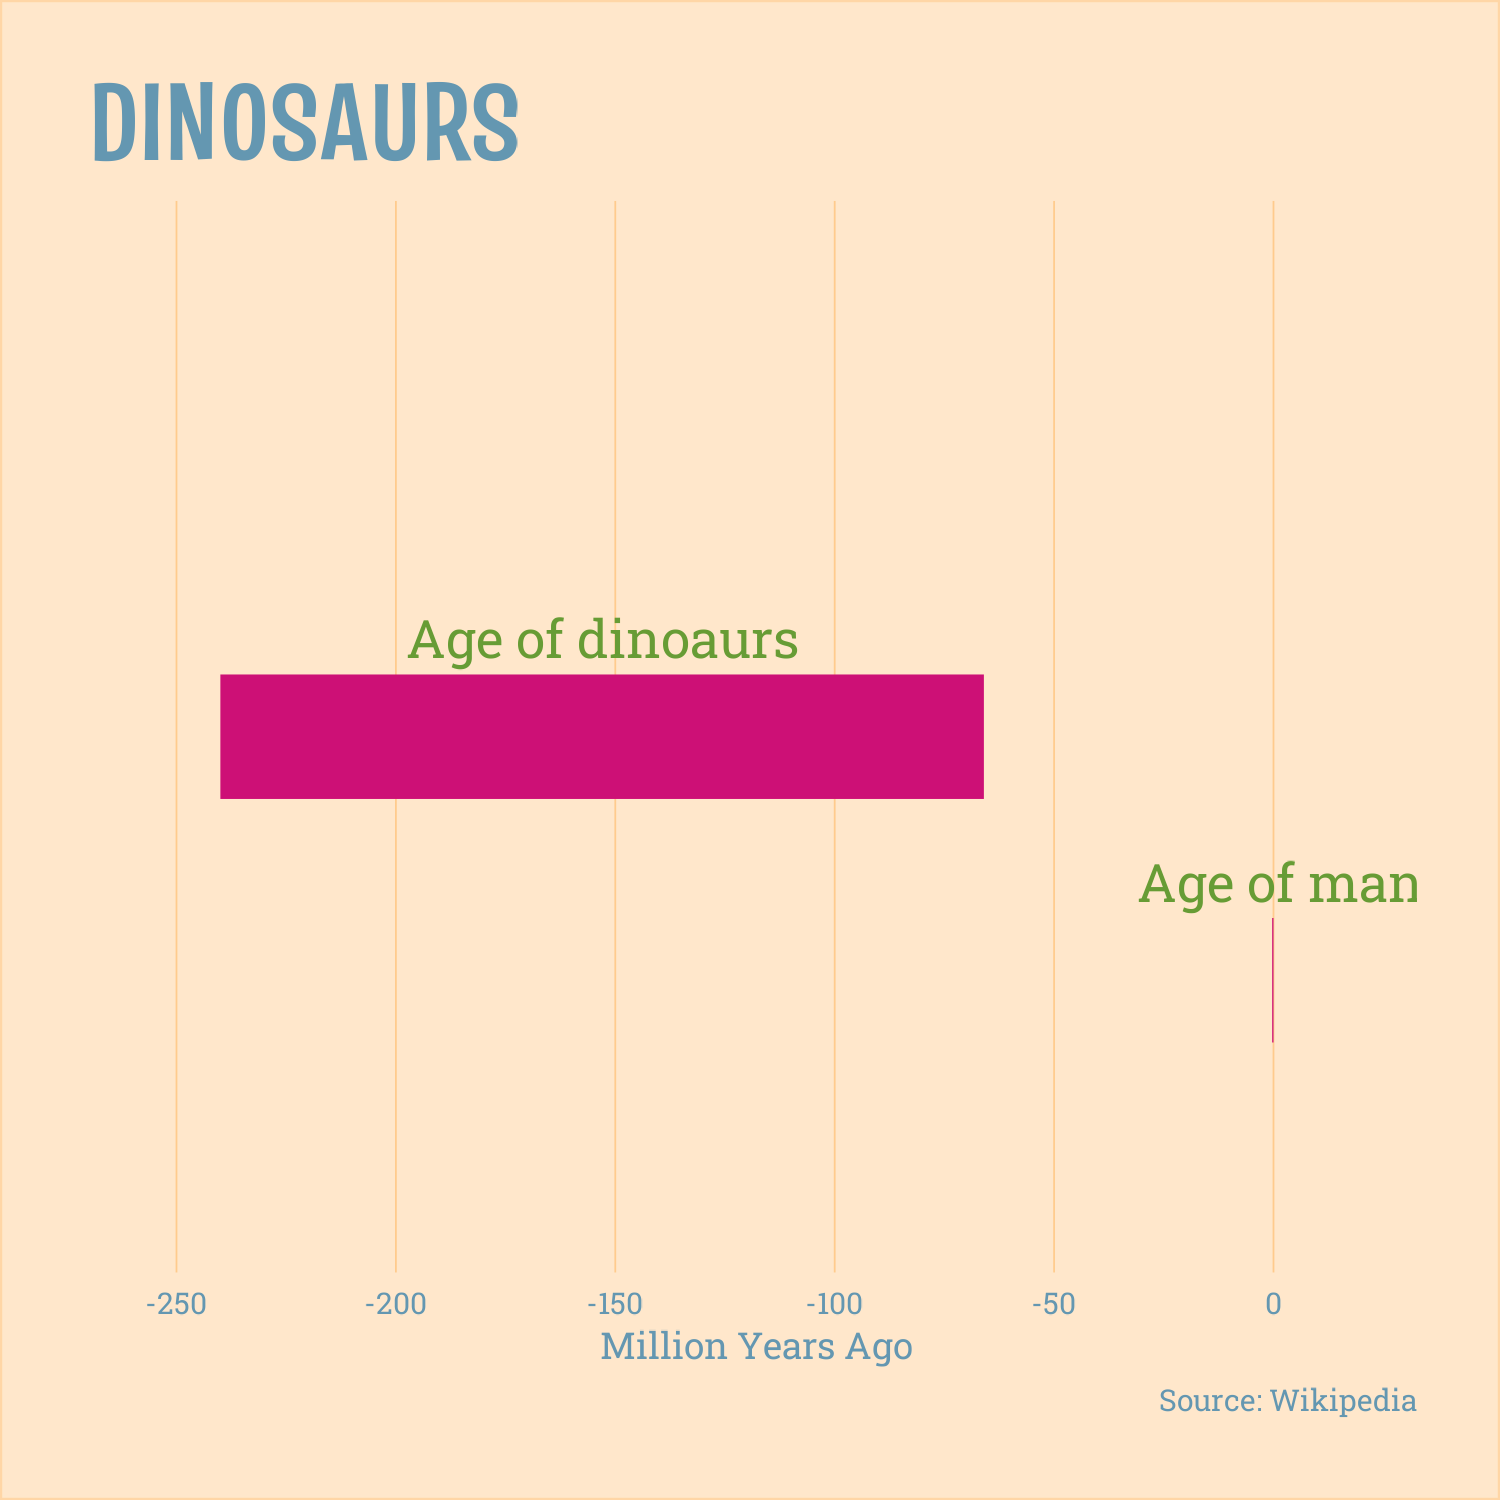

Here is the R script that generated this plot:
library(tidyverse)
library(showtext) 

font_add_google("Truculenta", "truculenta")
font_add_google("Roboto Slab", "robotoslab")
showtext_auto()

cols <- PrettyCols::prettycols("Bold")

bg <- cols[3]
fg <- cols[4]
time <- cols[5]

plot_data <- tibble(
  place = c(2,1),
  item = c("Age of dinoaurs", " Age of man"),
  start = c(-240, -0.3),
  end = c(-66, 0)
) 

plot_data |> 
  ggplot() +
  geom_segment(aes(x = start, xend = end, y = place),
               linewidth = 14,
               colour = time) +
  geom_text(aes(x = (start+end)/2, y = place + 0.4, label = item),
            size = 14,
            family = "robotoslab",
            colour = fg) +
  scale_x_continuous(limits = c(-255, 19), breaks = c(-250,-200,-150,-100,-50,0)) +
  scale_y_continuous(limits = c(0,4)) +
  labs(x = "Million Years Ago",
       y = NULL,
       title = "DINOSAURS",
       caption = "Source: Wikipedia") +
  theme_minimal() +
  theme(
    text = element_text(family = "robotoslab",
                        colour = cols[1],
                        size = 28),
    plot.background = element_rect(fill = alpha(bg, 0.3),
                                   colour = alpha(bg, 0.3)),
    panel.grid.minor = element_blank(),
    panel.grid.major.y = element_blank(),
    panel.grid.major.x = element_line(linewidth = 0.2,
                                      alpha(bg, 0.5)),
    axis.text.x = element_text(colour = cols[1]),
    axis.text.y = element_blank(),
    plot.title = element_text(family = "truculenta",
                              face = "bold",
                              size = 82),
    plot.subtitle = element_text(lineheight = 0.3,
                                 margin = margin(0,0,10,0)),
    plot.margin = margin(20,20,20,20)
    )

ggsave(
  "./2024/R/19_dinosaurs.png",
  bg = "white",
  width = 5,
  height = 5,
)

system("open ./2024/R/19_dinosaurs.png")
